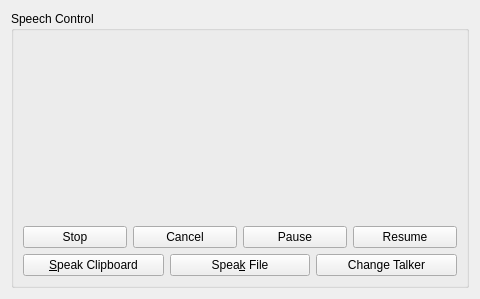
<?xml version="1.0" encoding="UTF-8"?>
<ui version="4.0">
 <class>kttsjobmgr</class>
 <widget class="QWidget" name="kttsjobmgr">
  <property name="geometry">
   <rect>
    <x>0</x>
    <y>0</y>
    <width>480</width>
    <height>299</height>
   </rect>
  </property>
  <property name="windowTitle">
   <string>Jobs</string>
  </property>
  <layout class="QVBoxLayout" name="verticalLayout">
   <item>
    <widget class="QGroupBox" name="groupBox_2">
     <property name="title">
      <string>Speech Control</string>
     </property>
     <layout class="QGridLayout" name="gridLayout_3">
      <item row="1" column="0" colspan="2">
       <layout class="QHBoxLayout" name="horizontalLayout_4">
        <item>
         <widget class="KPushButton" name="stopButton">
          <property name="enabled">
           <bool>true</bool>
          </property>
          <property name="text">
           <string>Stop</string>
          </property>
         </widget>
        </item>
        <item>
         <widget class="KPushButton" name="cancelButton">
          <property name="enabled">
           <bool>true</bool>
          </property>
          <property name="whatsThis">
           <string>&lt;p&gt;Deletes the job.  If it is currently speaking, it stops speaking.  The next speakable job in the list begins speaking.&lt;/p&gt;</string>
          </property>
          <property name="text">
           <string>Cancel</string>
          </property>
         </widget>
        </item>
        <item>
         <widget class="KPushButton" name="pauseButton">
          <property name="enabled">
           <bool>true</bool>
          </property>
          <property name="whatsThis">
           <string>&lt;p&gt;Changes a job to Paused state.  If currently speaking, the job stops speaking. Paused jobs prevent jobs that follow them from speaking, so either click &lt;b&gt;Resume&lt;/b&gt; to make the job speakable, or click &lt;b&gt;Later&lt;/b&gt; to move it down in the list.&lt;/p&gt;</string>
          </property>
          <property name="text">
           <string>Pause</string>
          </property>
         </widget>
        </item>
        <item>
         <widget class="KPushButton" name="resumeButton">
          <property name="enabled">
           <bool>true</bool>
          </property>
          <property name="whatsThis">
           <string>&lt;p&gt;Resumes a paused job or changes a Queued job to Waiting.  If the job is the top speakable job in the list, it begins speaking.&lt;/p&gt;</string>
          </property>
          <property name="text">
           <string>Resume</string>
          </property>
         </widget>
        </item>
       </layout>
      </item>
      <item row="2" column="0" colspan="2">
       <layout class="QHBoxLayout" name="horizontalLayout_3">
        <item>
         <widget class="KPushButton" name="speak_clipboard">
          <property name="whatsThis">
           <string>&lt;p&gt;Queues the current contents of the clipboard for speaking and sets its state to Waiting.  If the job is the topmost in the list, it begins speaking.  The job will be spoken by the topmost Talker in the &lt;b&gt;Talkers&lt;/b&gt; tab.&lt;/p&gt;</string>
          </property>
          <property name="text">
           <string>&amp;Speak Clipboard</string>
          </property>
         </widget>
        </item>
        <item>
         <widget class="KPushButton" name="speak_file">
          <property name="whatsThis">
           <string>&lt;p&gt;Prompts you for a file name and queues the contents of the file for speaking.  You must click the &lt;b&gt;Resume&lt;/b&gt; button before the job will be speakable.  The job will be spoken by the topmost Talker in the &lt;b&gt;Talkers&lt;/b&gt; tab.&lt;/p&gt;</string>
          </property>
          <property name="text">
           <string>Spea&amp;k File</string>
          </property>
         </widget>
        </item>
        <item>
         <widget class="KPushButton" name="job_changetalker">
          <property name="whatsThis">
           <string>&lt;p&gt;Prompts you with a list of your configured Talkers from the &lt;b&gt;Talkers&lt;/b&gt; tab.  The job will be spoken using the selected Talker.&lt;/p&gt;</string>
          </property>
          <property name="text">
           <string>Change Talker</string>
          </property>
         </widget>
        </item>
       </layout>
      </item>
      <item row="0" column="0" colspan="2">
       <widget class="TalkerWidget" name="talkerWidget" native="true">
        <property name="sizePolicy">
         <sizepolicy hsizetype="Preferred" vsizetype="Expanding">
          <horstretch>0</horstretch>
          <verstretch>0</verstretch>
         </sizepolicy>
        </property>
       </widget>
      </item>
     </layout>
    </widget>
   </item>
  </layout>
 </widget>
 <customwidgets>
  <customwidget>
   <class>KPushButton</class>
   <extends>QPushButton</extends>
   <header>kpushbutton.h</header>
  </customwidget>
  <customwidget>
   <class>TalkerWidget</class>
   <extends>QWidget</extends>
   <header>talkerwidget.h</header>
   <container>1</container>
  </customwidget>
 </customwidgets>
 <resources/>
 <connections/>
</ui>
